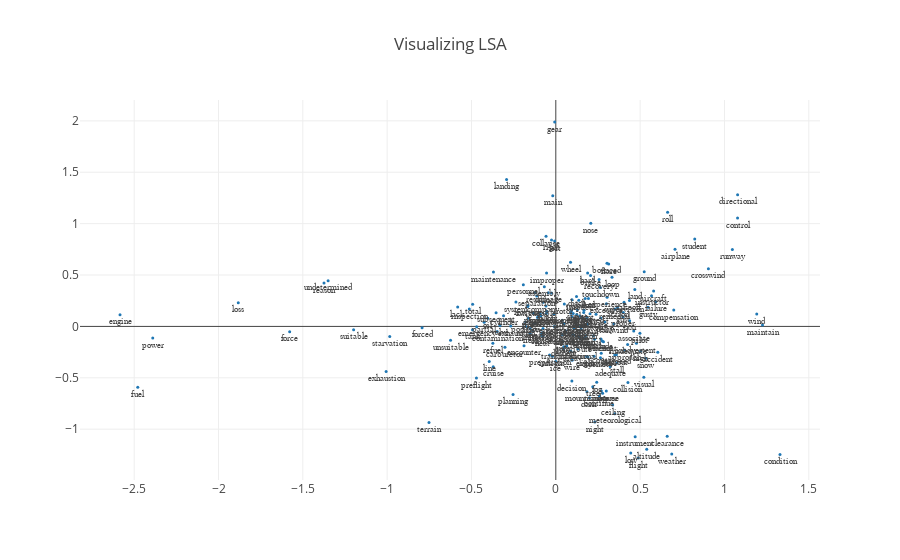

Here is the notebook cell this chart was saved with:
### Code cell
x, y, terms = get_terms_arrays(-1*tls[:,1], tls[:,2], vocabulary)
plot_lsa(x, y, terms) \
    .update_layout(title_text = "Visualizing LSA") \
    .show()

### Figure 1 — Plotly figure (JSON) as saved in the notebook; plotly's stock layout.template omitted (floating-point values rounded to 4 significant figures; data arrays with more than 128 entries replaced by an {"elided": "..."} marker saying what was removed)
{"data": [{"marker": {"size": 3}, "mode": "markers+text", "name": "Markers and Text", "text": {"elided": "201 str values"}, "textfont": {"family": "sans serif", "size": 9}, "textposition": "bottom center", "type": "scatter", "x": {"elided": "201 float values"}, "y": {"elided": "201 float values"}}], "layout": {"autosize": true, "title": {"text": "Visualizing LSA"}, "xaxis": {"autorange": true, "range": [-2.826, 1.571], "type": "linear"}, "yaxis": {"autorange": true, "range": [-1.482, 2.19], "type": "linear"}}}
